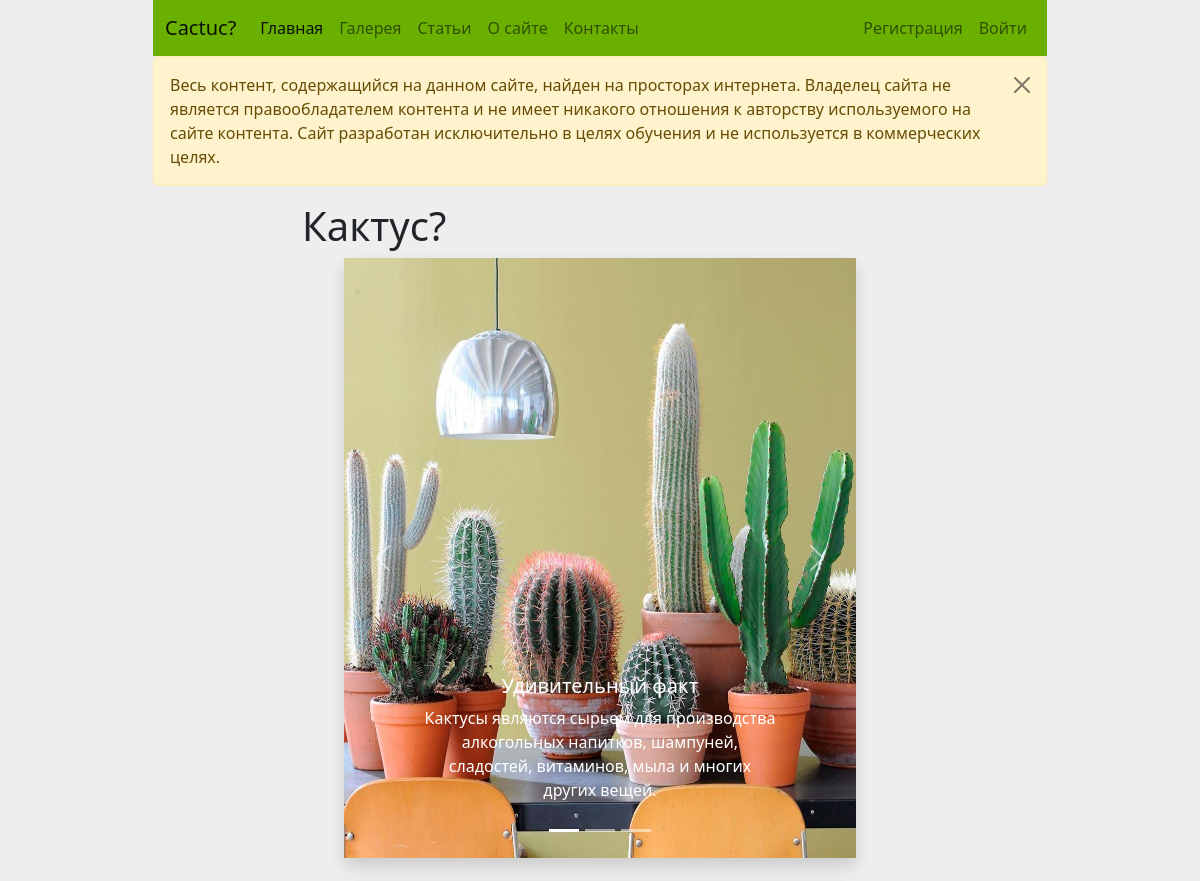
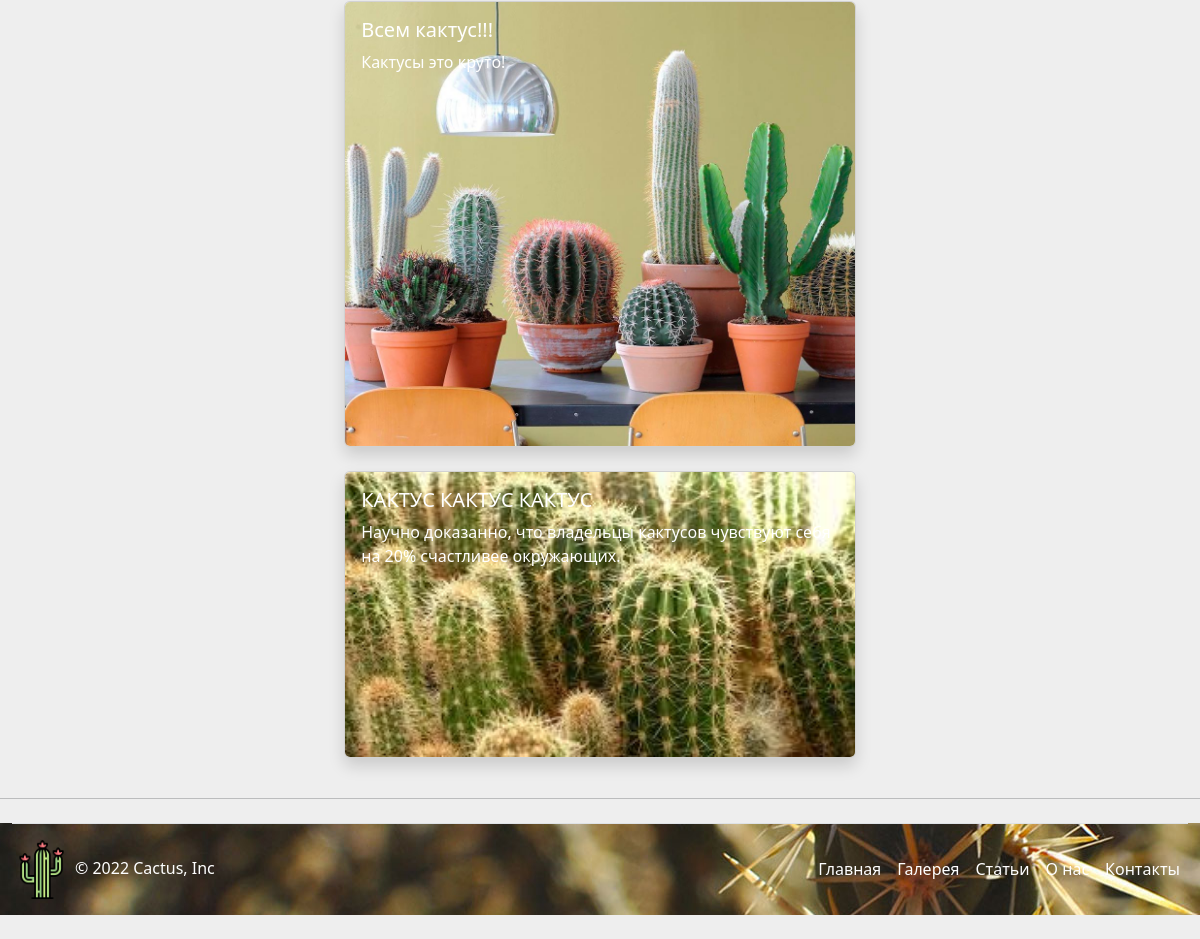
The page / on the database its author committed (2 pictures, top to bottom).
### main/models.py (models this page shows, shortened)
class MainContent(models.Model):
    title = models.CharField(max_length=255, verbose_name='Заголовок')
    photo = models.ImageField(upload_to='photos/main/%Y/%m/%d', verbose_name='Фото')
    text = models.CharField(max_length=255, verbose_name='Текст')
    created_at = models.DateField(auto_now_add=True, verbose_name='Дата создания')
    updated_at = models.DateField(auto_now=True, verbose_name='Дата изменения')
    is_published = models.BooleanField(default=False, verbose_name='Публикация')
    class Meta:
        verbose_name = 'Карточка'
        verbose_name_plural = 'Карточки'
        ordering = ['updated_at']

### main/views.py (the view)
# urls.py: path('', index, name='index'),
def index(request):
    mainCards = MainContent.objects.all()
    context = {
        'mainCards': mainCards,
    }
    return render(request, 'main/index.html', context)

### main/templates/main/index.html (shortened to what this page needs)
{% extends 'base.html' %}
{% load static %}
{% block pageName %}Кактус?{% endblock %}
{% block content %}
        <div id="carouselExampleCaptions" class="carousel slide shadow bg-body rounded" data-bs-ride="false">
          <div class="carousel-indicators">
            <button type="button" data-bs-target="#carouselExampleCaptions" data-bs-slide-to="0" class="active" aria-current="true" aria-label="Slide 1"></button>
            <button type="button" data-bs-target="#carouselExampleCaptions" data-bs-slide-to="1" aria-label="Slide 2"></button>
            <button type="button" data-bs-target="#carouselExampleCaptions" data-bs-slide-to="2" aria-label="Slide 3"></button>
          </div>
          <div class="carousel-inner">
            <div class="carousel-item active">
              <img src="{% static 'main/img/2-2.jpg' %}" class="d-block w-100" alt="..." height="600">
              <div class="carousel-caption d-none d-md-block">
                <h5>Удивительный факт</h5>
                <p>Кактусы являются сырьем для производства алкогольных напитков, шампуней, сладостей, витаминов, мыла и многих других вещей.</p>
              </div>
            </div>
          </div>
          <button class="carousel-control-prev" type="button" data-bs-target="#carouselExampleCaptions" data-bs-slide="prev">
            <span class="carousel-control-prev-icon" aria-hidden="true"></span>
          </button>
          <button class="carousel-control-next" type="button" data-bs-target="#carouselExampleCaptions" data-bs-slide="next">
            <span class="carousel-control-next-icon" aria-hidden="true"></span>
          </button>
        </div>
            <br>
            {% for card in mainCards %}
                <div class="card text-bg-dark shadow bg-body rounded">
                  <img src="{% if card.photo %}{{ card.photo.url }}{% else %}{% static 'main/img/no_image.png' %}{% endif %}" class="card-img" alt="...">
                  <div class="card-img-overlay">
                    <h5 class="card-title my-card" >{{ card.title }}</h5>
                    <p class="card-text">{{ card.text }}</p>
                  </div>
                </div>
                <br>
            {% endfor %}
{% endblock %}

### rows shown on the page
MainContent: photo (picture), title "Всем кактус!!!", text "Кактусы это круто!"
MainContent: photo (picture), title "КАКТУС КАКТУС КАКТУС", text "Научно доказанно, что владельцы кактусов чувствуют себя на 20% счастливее окружающих."
